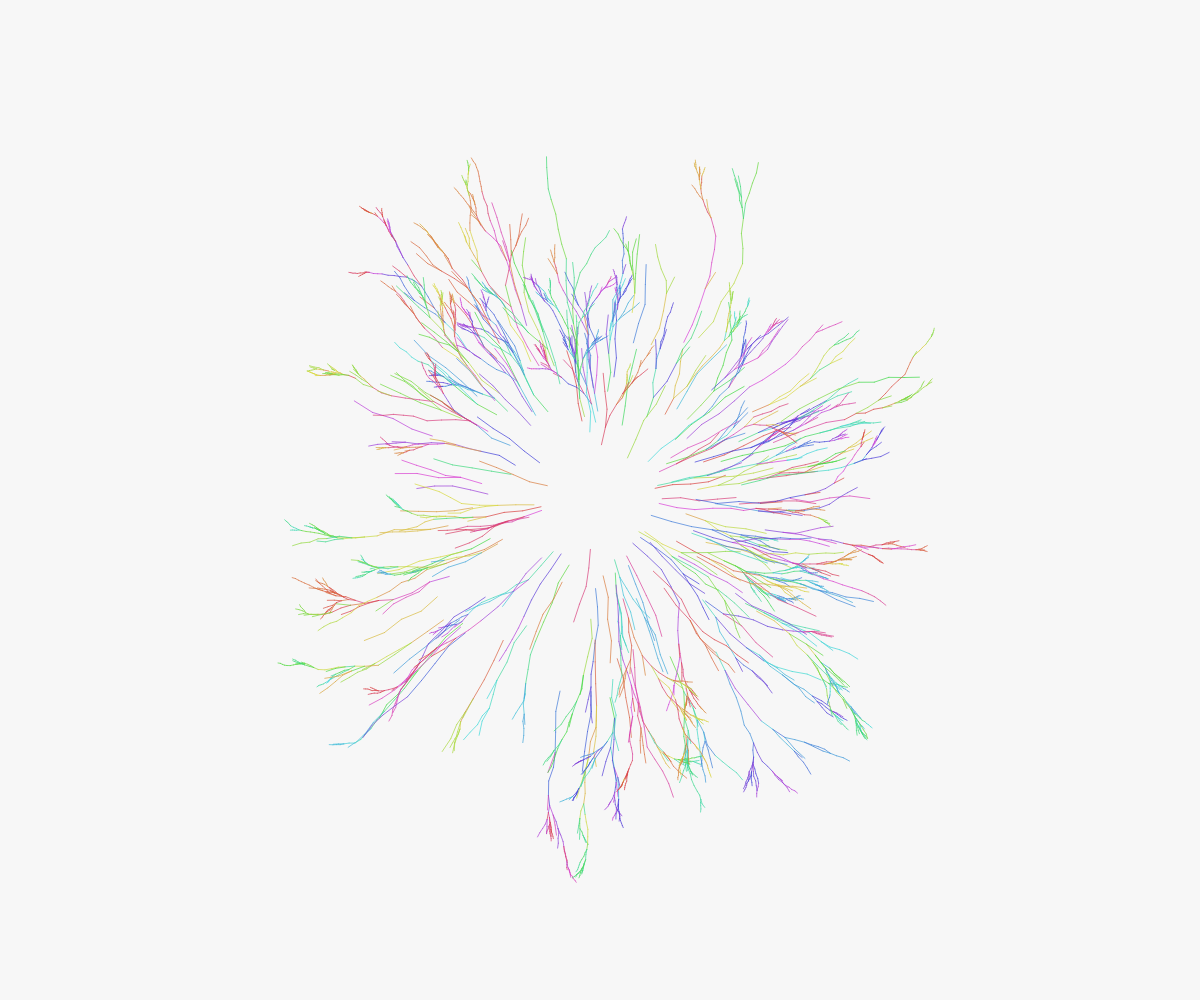
Frame 1 (no input)
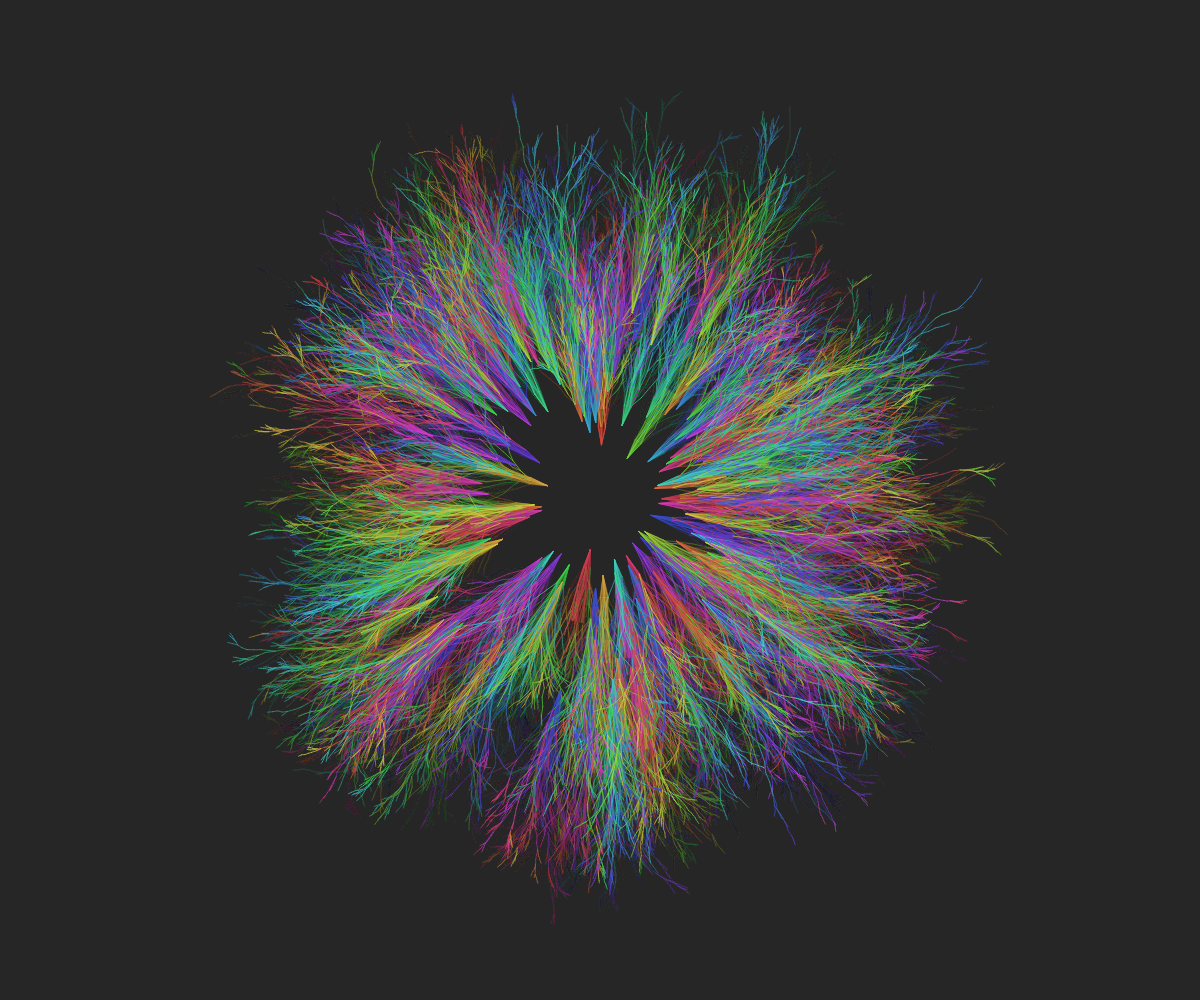
Frame 60 (no input)
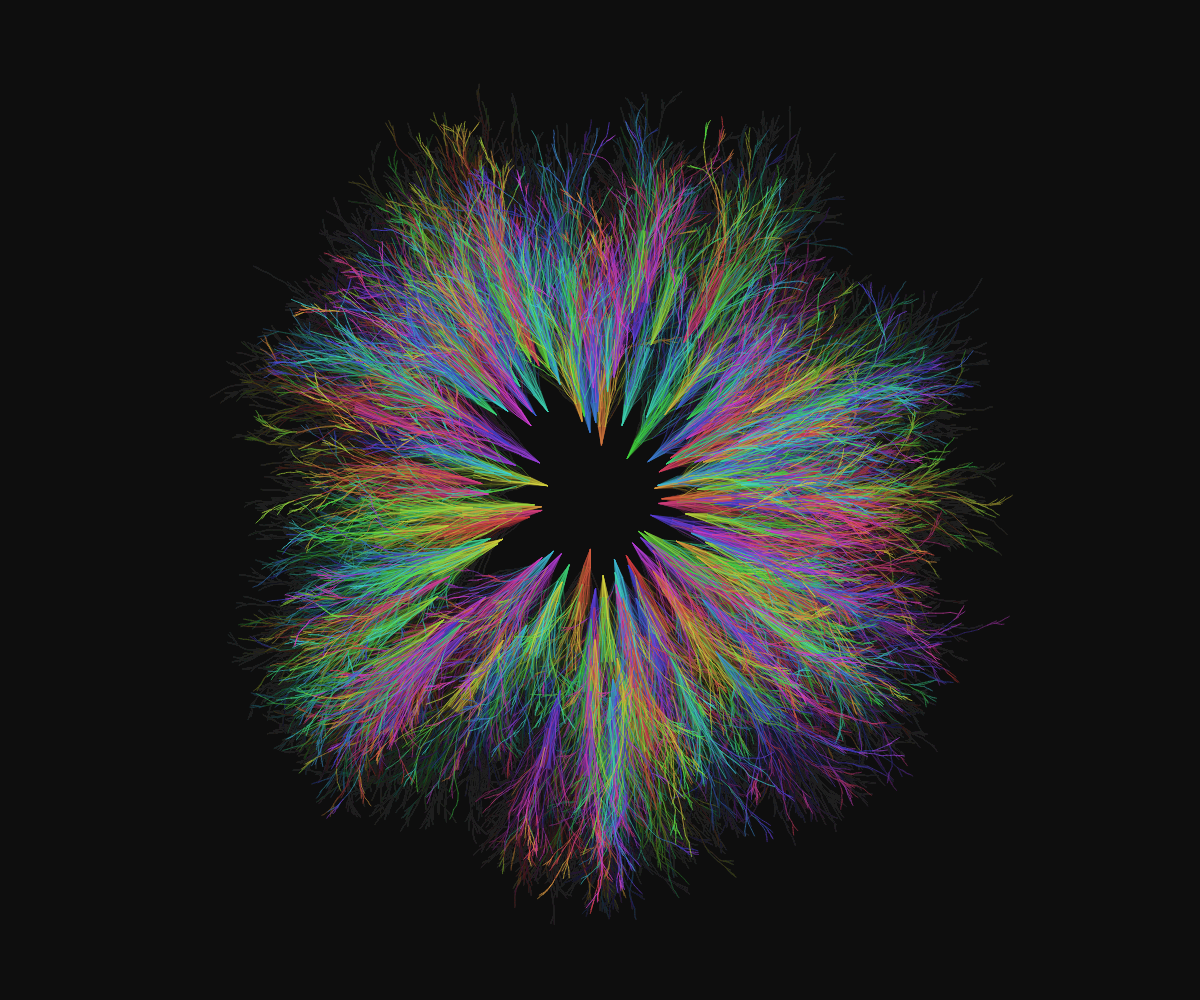
Frame 120 (the mouse pressed at the canvas centre since frame 60)

The p5.js sketch that drew these frames (run headless with seeded random() and noise() and a simulated clock; from frame 60 on, the mouse is pressed at the canvas centre):

// p5.js sketch
// ── sketch.js
let rootSystems = [];
const numRoots = 150;
const maxDepth = 6;
const branchFactor = 2;
const rootLength = 80;
const pulseSpeed = 0.005;

function setup() {
  createCanvas(windowWidth, windowHeight);
  colorMode(HSB, 360, 100, 100, 1);
  
  // Initialize root systems
  for (let i = 0; i < numRoots; i++) {
    const angle = random(TWO_PI);
    const distance = random(50, 200);
    const startX = width/2 + cos(angle) * distance;
    const startY = height/2 + sin(angle) * distance;
    
    rootSystems.push({
      x: startX,
      y: startY,
      angle: angle,
      depth: 0,
      hue: (i * 12) % 360,
      phase: random(TWO_PI),
      segments: []
    });
  }
}

function draw() {
  background(0, 0, 5, 0.03);
  
  // Batch all lines into one shape for performance
  beginShape(LINES);
  
  // Draw each root system
  for (let i = 0; i < rootSystems.length; i++) {
    const root = rootSystems[i];
    
    // Calculate pulsing effect
    const pulse = sin(frameCount * pulseSpeed + root.phase) * 0.1;
    const scale = 1 + pulse;
    
    // Draw root system recursively
    drawRoot(root, scale);
  }
  
  endShape();
}

function drawRoot(root, scale) {
  if (root.depth > maxDepth) return;
  
  const hue = (frameCount * 0.3 + root.hue) % 360;
  stroke(hue, 70, 85, 0.7);
  noFill();
  
  // Start from current position
  let x1 = root.x;
  let y1 = root.y;
  
  // Draw segments with branching
  for (let i = 0; i < 4; i++) {
    const length = rootLength * scale / 4;
    
    // Random angle variation for natural look
    const angle = root.angle + random(-0.2, 0.2);
    
    // Calculate end point
    const x2 = x1 + cos(angle) * length;
    const y2 = y1 + sin(angle) * length;
    
    // Add to batched lines
    vertex(x1, y1);
    vertex(x2, y2);
    
    // Update current position
    x1 = x2;
    y1 = y2;
    
    // Occasionally branch
    if (root.depth < maxDepth && random() < 0.25) {
      const newRoot = {
        x: x1,
        y: y1,
        angle: angle + random(-0.4, 0.4),
        depth: root.depth + 1,
        hue: (root.hue + random(40)) % 360,
        phase: random(TWO_PI)
      };
      
      // Recursively draw branch
      drawRoot(newRoot, scale * 0.7);
    }
  }
}

function windowResized() {
  resizeCanvas(windowWidth, windowHeight);
}
